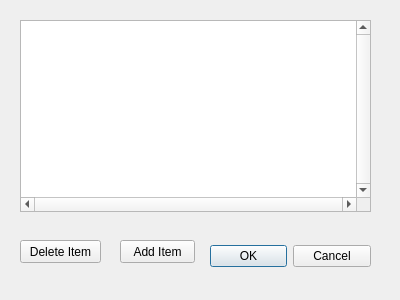
<?xml version="1.0" encoding="UTF-8"?>
<ui version="4.0">
 <class>child_tv</class>
 <widget class="QDialog" name="child_tv">
  <property name="enabled">
   <bool>true</bool>
  </property>
  <property name="geometry">
   <rect>
    <x>0</x>
    <y>0</y>
    <width>400</width>
    <height>300</height>
   </rect>
  </property>
  <property name="windowTitle">
   <string>Management of input files</string>
  </property>
  <widget class="QDialogButtonBox" name="buttonBox">
   <property name="geometry">
    <rect>
     <x>210</x>
     <y>240</y>
     <width>161</width>
     <height>32</height>
    </rect>
   </property>
   <property name="orientation">
    <enum>Qt::Horizontal</enum>
   </property>
   <property name="standardButtons">
    <set>QDialogButtonBox::Cancel|QDialogButtonBox::Ok</set>
   </property>
  </widget>
  <widget class="QTableView" name="tableView">
   <property name="geometry">
    <rect>
     <x>20</x>
     <y>20</y>
     <width>351</width>
     <height>192</height>
    </rect>
   </property>
   <property name="verticalScrollBarPolicy">
    <enum>Qt::ScrollBarAlwaysOn</enum>
   </property>
   <property name="horizontalScrollBarPolicy">
    <enum>Qt::ScrollBarAlwaysOn</enum>
   </property>
   <property name="sizeAdjustPolicy">
    <enum>QAbstractScrollArea::AdjustToContentsOnFirstShow</enum>
   </property>
   <property name="sortingEnabled">
    <bool>true</bool>
   </property>
  </widget>
  <widget class="QPushButton" name="pushButton">
   <property name="geometry">
    <rect>
     <x>20</x>
     <y>240</y>
     <width>81</width>
     <height>23</height>
    </rect>
   </property>
   <property name="text">
    <string>Delete Item</string>
   </property>
  </widget>
  <widget class="QPushButton" name="pushButton_2">
   <property name="geometry">
    <rect>
     <x>120</x>
     <y>240</y>
     <width>75</width>
     <height>23</height>
    </rect>
   </property>
   <property name="text">
    <string>Add Item</string>
   </property>
  </widget>
 </widget>
 <resources/>
 <connections>
  <connection>
   <sender>buttonBox</sender>
   <signal>accepted()</signal>
   <receiver>child_tv</receiver>
   <slot>accept()</slot>
   <hints>
    <hint type="sourcelabel">
     <x>248</x>
     <y>254</y>
    </hint>
    <hint type="destinationlabel">
     <x>157</x>
     <y>274</y>
    </hint>
   </hints>
  </connection>
  <connection>
   <sender>buttonBox</sender>
   <signal>rejected()</signal>
   <receiver>child_tv</receiver>
   <slot>reject()</slot>
   <hints>
    <hint type="sourcelabel">
     <x>316</x>
     <y>260</y>
    </hint>
    <hint type="destinationlabel">
     <x>286</x>
     <y>274</y>
    </hint>
   </hints>
  </connection>
 </connections>
</ui>
